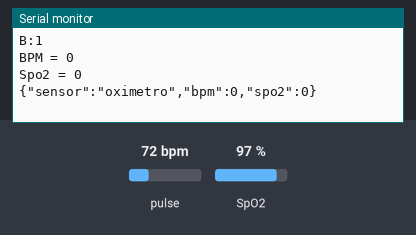
Simulated run of this sketch. Board: Arduino Nano, built with avr-gcc and run on an emulated ATmega328P. Shown: the last lines printed to the serial monitor. The test bench sets the inputs (shaded band); at power-on: pulse 72 bpm, SpO2 97 %.

Above: at 1.2 s.
1.3 s: pulse set to 42 bpm
At 2.7 s:
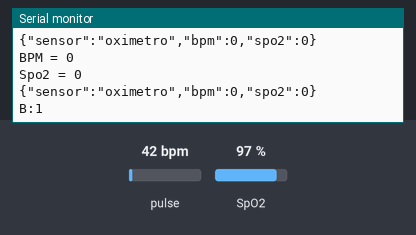
2.8 s: SpO2 set to 80 %
At 4.2 s:
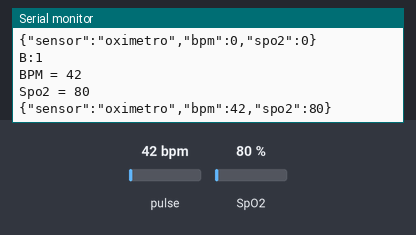
4.3 s: pulse set to 70 bpm
At 7.6 s:
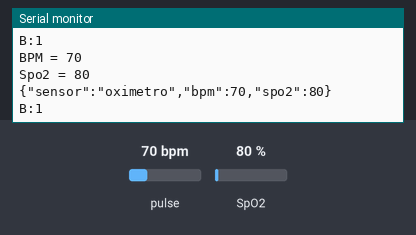
Timing chart, 0 to 9.1 s (numbered marks = the images above; inputs shaded):
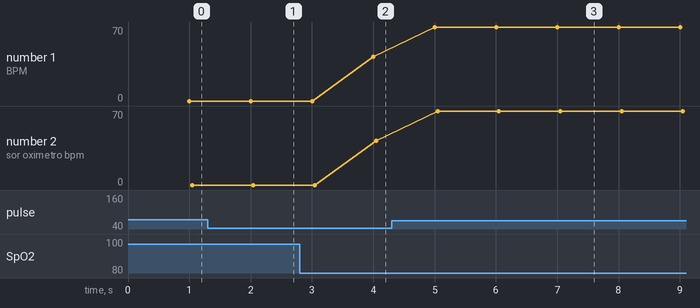

Measured:
- after the input at 2.8 s, the serial monitor: prints a new line after 1.2 s (image 2)
- after the input at 4.3 s, the serial monitor: prints a new line after 0.70 s (image 3)
- plotted number 1: 42 → 70 after the input at 4.3 s
- plotted number 2: 42 → 70 after the input at 4.3 s

The sketch:

WardIONANO.ino.ino
```cpp
//#include <Arduino.h>        //usado para o Visual Studio Code
#include <Wire.h>
#include <MAX30100_PulseOximeter.h>
#include <SoftwareSerial.h>
#include <ArduinoJson.h>

#define TEMPOLEITURA 1000
#define RXPIN 10
#define TXPIN 11

PulseOximeter pox;
SoftwareSerial nano(RXPIN,TXPIN);             //(RX,TX)

StaticJsonDocument<200> doc;

unsigned long tempo = 0;
uint32_t xBPM = 0, Spo2 = 0;

void pulso()
{
  Serial.println("B:1");
}
void setup() {
  Serial.begin(9600);
  Wire.begin();
  if(!pox.begin())
  {
    Serial.println("Erro ao inicializar o Sensor");
    for(;;);
  }
  pox.setOnBeatDetectedCallback(pulso);
  pox.setIRLedCurrent(MAX30100_LED_CURR_30_6MA);
  pox.setSamplingRate(MAX30100_SAMPRATE_50HZ);
  pinMode(RXPIN, INPUT);
  pinMode(TXPIN, OUTPUT);
  nano.begin(9600);
}

void loop() {
  pox.update();
  static uint16_t iLastBPM = 0, BPM = 0;
  if (millis() - tempo >= TEMPOLEITURA)
  {
    BPM = pox.getHeartRate();
    Spo2 = pox.getSpO2();
    if (Spo2 > 100)
    {
      Spo2 = 100;
    }

    if (BPM > 240)
    {
      BPM = iLastBPM;
    }else
    {
      iLastBPM = BPM;
    }
    if ((BPM > (xBPM + 15))&& xBPM > 50)
    {
      xBPM += 15;
    }else if ((BPM < (xBPM - 15))&&(xBPM < 150)&&(xBPM > 50))
    {
      xBPM -= 15;
    }else
    {
      xBPM = BPM;
    }
    Serial.print("BPM = ");
    Serial.println(BPM);
    Serial.print("Spo2 = ");
    Serial.println(Spo2);
    tempo = millis();

    doc["sensor"] = "oximetro";
    doc["bpm"] = BPM;
    doc["spo2"] = Spo2;
    nano.println();
    serializeJson(doc, nano);
    serializeJson(doc, Serial);
    Serial.println("");
  }

}
```
